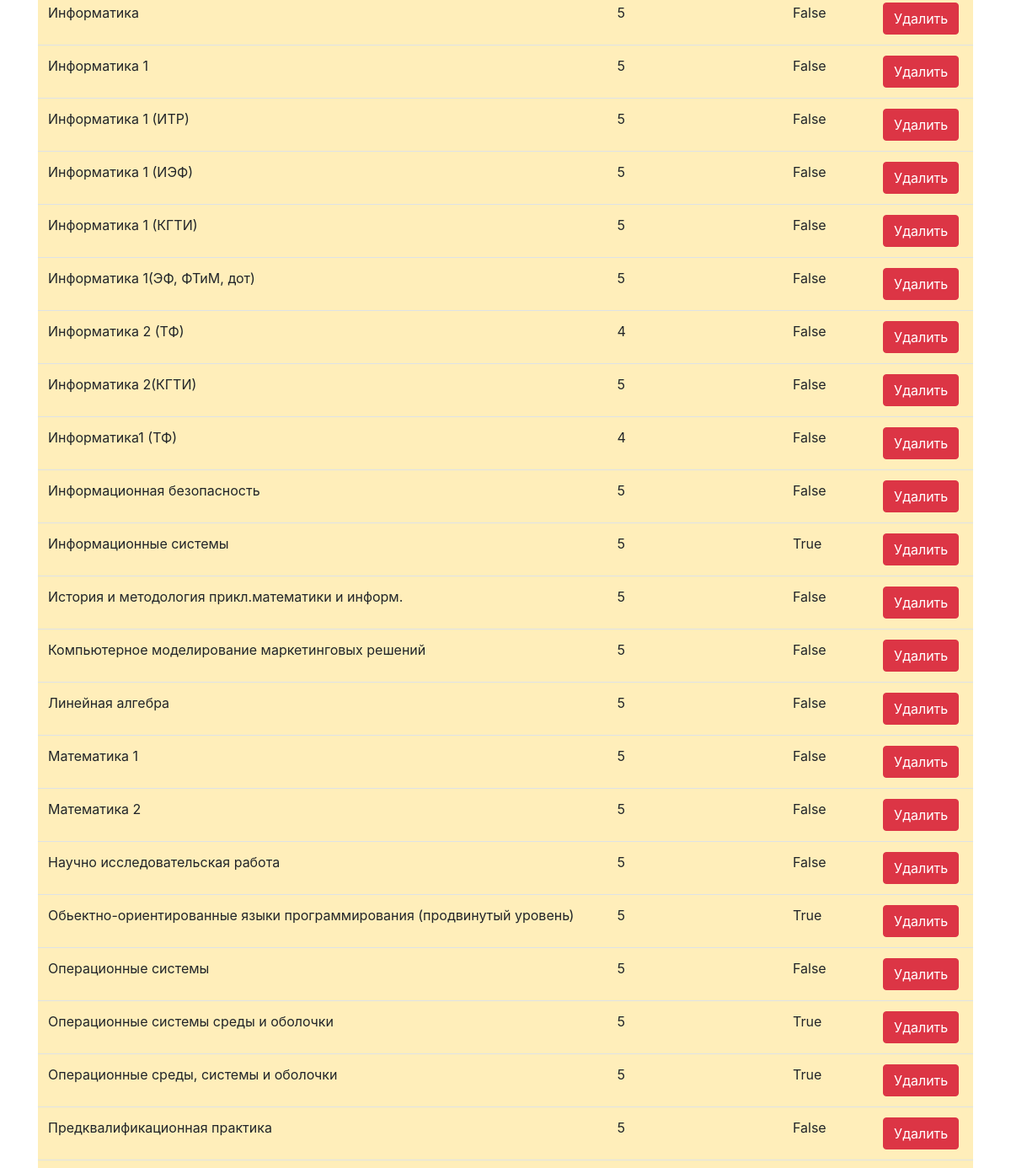
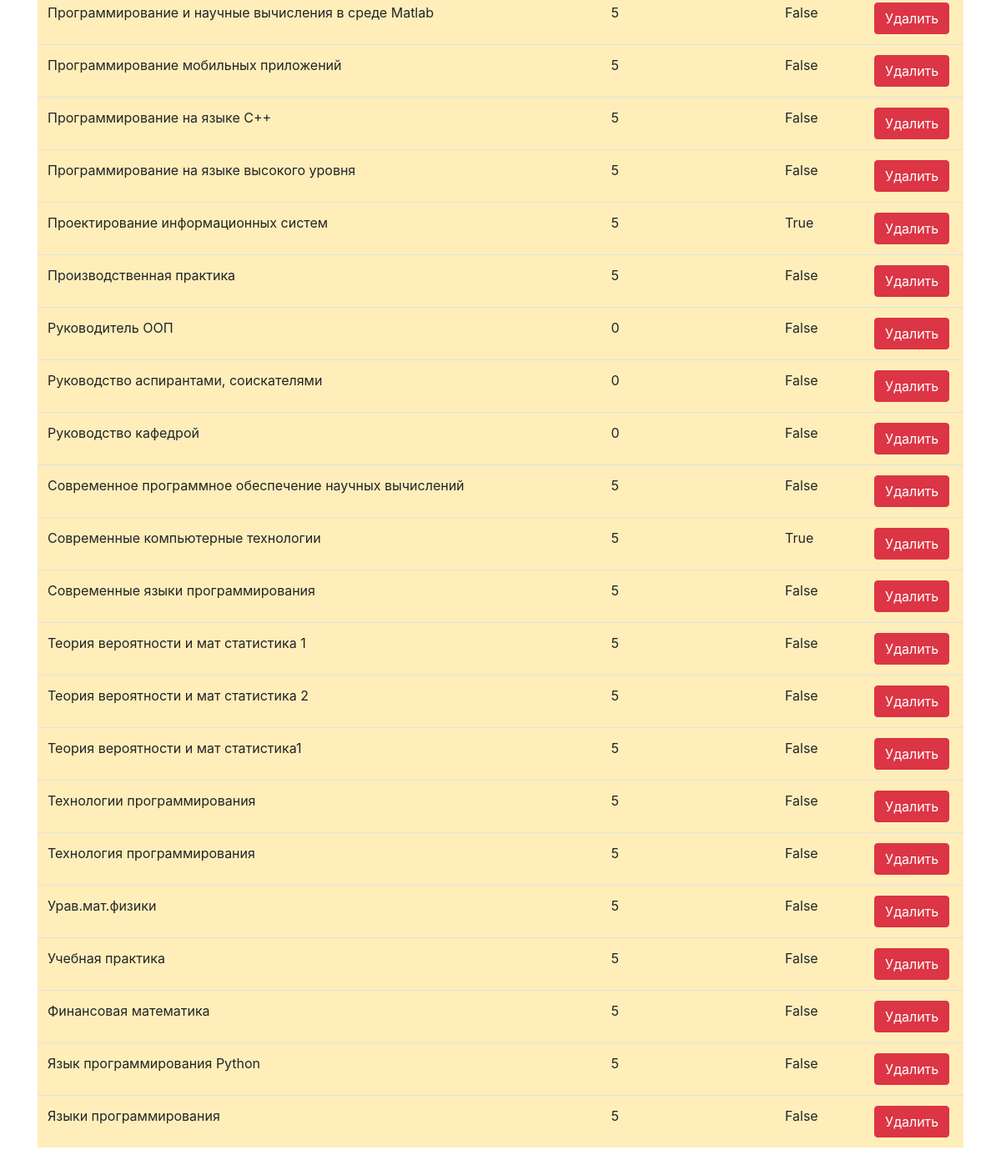
The app's page /api/discipline/disciplinelist/ (lower part), older data (2 pictures, top to bottom).
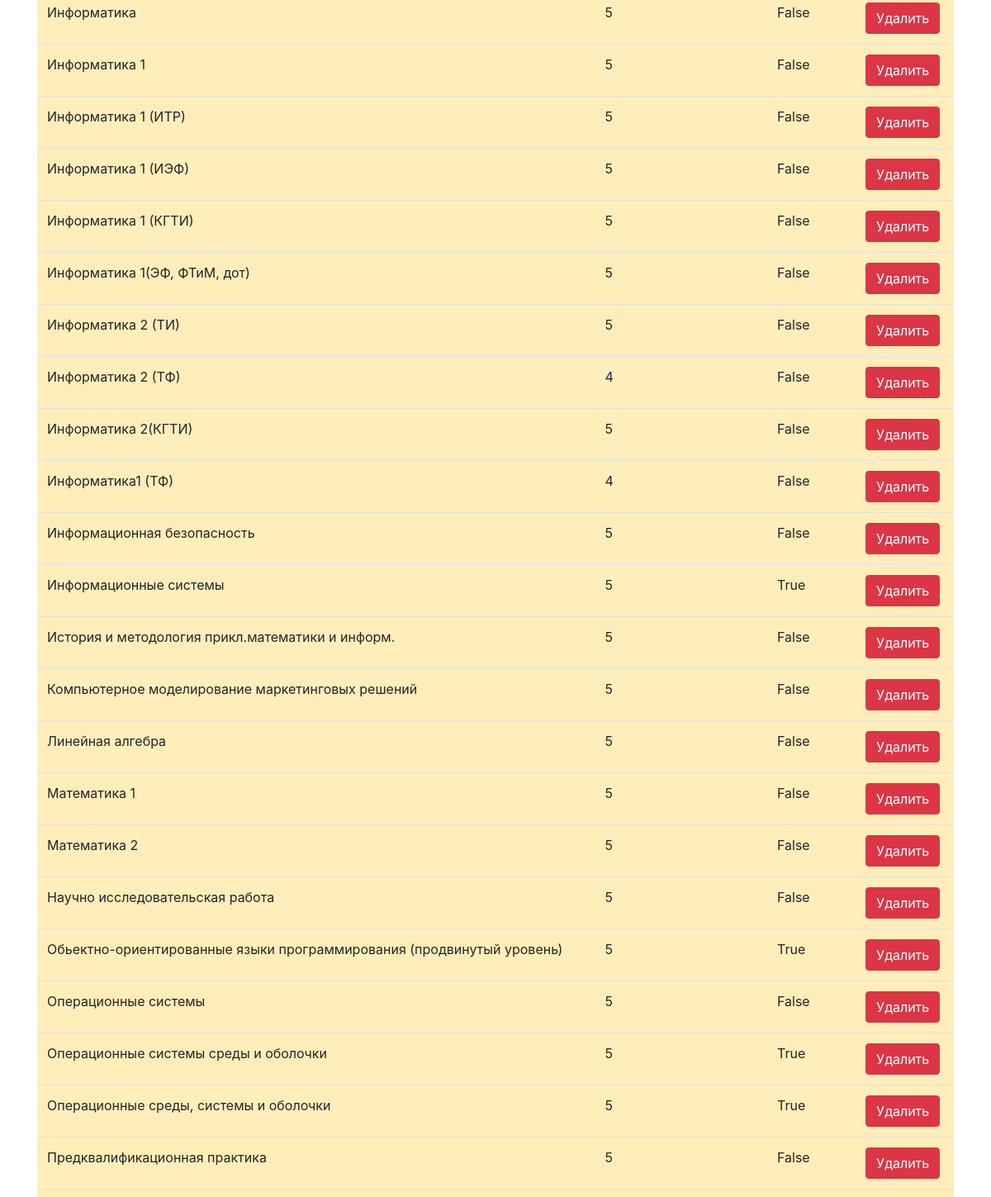
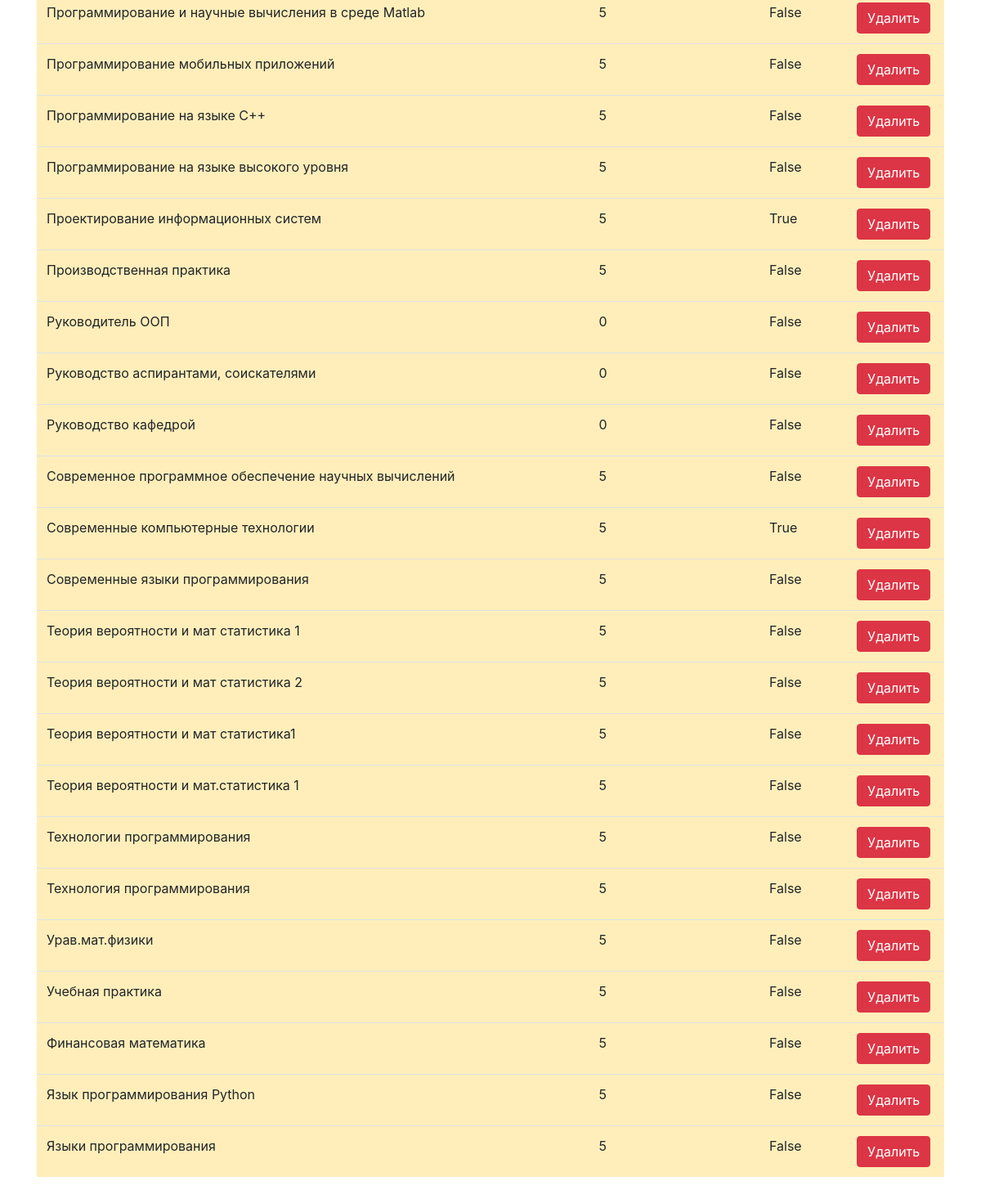
The same page, newer data (2 pictures, top to bottom).
### apps/discipline/models.py (models this page shows, shortened)
class Discipline(models.Model):
    name = models.CharField(max_length=150, blank=True, verbose_name='Название дисциплины: ', unique=True)
    amount_of_credit = models.IntegerField(verbose_name='Количество кредитов')
    is_kursovoi = models.BooleanField(default=False, verbose_name='Курсовой')
    class Meta:
        verbose_name = 'Дисциплина'
        verbose_name_plural = 'Дисциплины'
        ordering = ('-id',)

### api/discipline/views.py (the view)
# urls.py: path('disciplinelist/', views.disciplinelist, name='disciplinelist'),
def disciplinelist(request):
    discipline = Discipline.objects.all().order_by('name', '-id').values()
    context = {'discipline': discipline}
    return render(request, 'disciplinelist.html', context)

### api/discipline/templates/disciplinelist.html (shortened to what this page needs)
{% load static %}
<!DOCTYPE html>
<html lang="en">
<head>
    <link rel="stylesheet" href="https://cdn.jsdelivr.net/npm/bootstrap@4.0.0/dist/css/bootstrap.min.css">
</head>
<body>
<div class="container my-5">
  <table class="table table-secondary" >
      <thead>
      {% for i in discipline %}
          <tr class="table-warning">
              <td>{{ i.name }}</td>
              <td>{{ i.amount_of_credit }}</td>
              <td>{{ i.is_kursovoi }}</td>
              <td><a href="{% url 'deletediscipline' i.id %}"><button class="btn btn-danger" type="button">Удалить</button></a></td>
          </tr>
      {% endfor %}
  </table>
</div>
</body>
</html>

Row changes from the older to the newer data that the page shows:
added Discipline: name "Информатика 2 (ТИ)", amount_of_credit "5", is_kursovoi "False"
added Discipline: name "Теория вероятности и мат.статистика 1", amount_of_credit "5", is_kursovoi "False"
